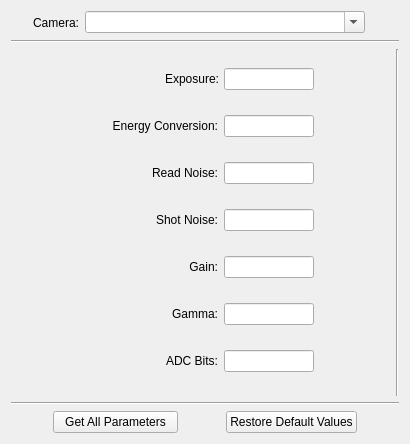
<?xml version="1.0" encoding="UTF-8"?>
<ui version="4.0">
 <author>Michael Jeronimo</author>
 <class>CameraConfigWidget</class>
 <widget class="QWidget" name="CameraConfigWidget">
  <property name="geometry">
   <rect>
    <x>0</x>
    <y>0</y>
    <width>410</width>
    <height>444</height>
   </rect>
  </property>
  <property name="windowTitle">
   <string>CameraConfig</string>
  </property>
  <layout class="QVBoxLayout" name="verticalLayout_1">
   <item>
    <layout class="QVBoxLayout" name="verticalLayout_2">
     <item>
      <layout class="QHBoxLayout" name="horizontalLayout">
       <item>
        <spacer name="horizontalSpacer">
         <property name="orientation">
          <enum>Qt::Horizontal</enum>
         </property>
         <property name="sizeHint" stdset="0">
          <size>
           <width>40</width>
           <height>20</height>
          </size>
         </property>
        </spacer>
       </item>
       <item>
        <widget class="QLabel" name="camera_label">
         <property name="enabled">
          <bool>true</bool>
         </property>
         <property name="sizePolicy">
          <sizepolicy hsizetype="Maximum" vsizetype="Preferred">
           <horstretch>0</horstretch>
           <verstretch>0</verstretch>
          </sizepolicy>
         </property>
         <property name="minimumSize">
          <size>
           <width>55</width>
           <height>0</height>
          </size>
         </property>
         <property name="maximumSize">
          <size>
           <width>40</width>
           <height>16777215</height>
          </size>
         </property>
         <property name="text">
          <string>Camera:</string>
         </property>
         <property name="alignment">
          <set>Qt::AlignRight|Qt::AlignTrailing|Qt::AlignVCenter</set>
         </property>
        </widget>
       </item>
       <item>
        <widget class="QComboBox" name="camera_combo">
         <property name="sizePolicy">
          <sizepolicy hsizetype="Maximum" vsizetype="Fixed">
           <horstretch>0</horstretch>
           <verstretch>0</verstretch>
          </sizepolicy>
         </property>
         <property name="minimumSize">
          <size>
           <width>280</width>
           <height>0</height>
          </size>
         </property>
         <property name="editable">
          <bool>true</bool>
         </property>
         <property name="sizeAdjustPolicy">
          <enum>QComboBox::AdjustToContents</enum>
         </property>
        </widget>
       </item>
       <item>
        <widget class="QToolButton" name="refresh_cameras_button">
         <property name="toolTip">
          <string>Scan for cameras</string>
         </property>
         <property name="text">
          <string/>
         </property>
         <property name="autoRaise">
          <bool>true</bool>
         </property>
        </widget>
       </item>
       <item>
        <spacer name="horizontalSpacer_2">
         <property name="orientation">
          <enum>Qt::Horizontal</enum>
         </property>
         <property name="sizeHint" stdset="0">
          <size>
           <width>30</width>
           <height>20</height>
          </size>
         </property>
        </spacer>
       </item>
      </layout>
     </item>
     <item>
      <widget class="Line" name="line">
       <property name="orientation">
        <enum>Qt::Horizontal</enum>
       </property>
      </widget>
     </item>
    </layout>
   </item>
   <item>
    <layout class="QHBoxLayout" name="horizontalLayout_7">
     <item>
      <spacer name="horizontalSpacer_5">
       <property name="orientation">
        <enum>Qt::Horizontal</enum>
       </property>
       <property name="sizeHint" stdset="0">
        <size>
         <width>40</width>
         <height>20</height>
        </size>
       </property>
      </spacer>
     </item>
     <item>
      <layout class="QVBoxLayout" name="verticalLayout">
       <item>
        <layout class="QHBoxLayout" name="horizontalLayout_5">
         <property name="spacing">
          <number>5</number>
         </property>
         <item>
          <widget class="QLabel" name="exposure_label">
           <property name="minimumSize">
            <size>
             <width>130</width>
             <height>0</height>
            </size>
           </property>
           <property name="text">
            <string>Exposure:</string>
           </property>
           <property name="alignment">
            <set>Qt::AlignRight|Qt::AlignTrailing|Qt::AlignVCenter</set>
           </property>
          </widget>
         </item>
         <item>
          <widget class="CustomLineEdit" name="exposure_edit">
           <property name="sizePolicy">
            <sizepolicy hsizetype="Fixed" vsizetype="Fixed">
             <horstretch>0</horstretch>
             <verstretch>0</verstretch>
            </sizepolicy>
           </property>
           <property name="minimumSize">
            <size>
             <width>75</width>
             <height>0</height>
            </size>
           </property>
           <property name="maximumSize">
            <size>
             <width>90</width>
             <height>16777215</height>
            </size>
           </property>
          </widget>
         </item>
        </layout>
       </item>
       <item>
        <layout class="QHBoxLayout" name="horizontalLayout_2">
         <item>
          <widget class="QLabel" name="energy_label">
           <property name="minimumSize">
            <size>
             <width>130</width>
             <height>0</height>
            </size>
           </property>
           <property name="text">
            <string>Energy Conversion:</string>
           </property>
           <property name="alignment">
            <set>Qt::AlignRight|Qt::AlignTrailing|Qt::AlignVCenter</set>
           </property>
          </widget>
         </item>
         <item>
          <widget class="CustomLineEdit" name="energy_conversion_edit">
           <property name="sizePolicy">
            <sizepolicy hsizetype="Fixed" vsizetype="Fixed">
             <horstretch>0</horstretch>
             <verstretch>0</verstretch>
            </sizepolicy>
           </property>
           <property name="minimumSize">
            <size>
             <width>75</width>
             <height>0</height>
            </size>
           </property>
           <property name="maximumSize">
            <size>
             <width>90</width>
             <height>16777215</height>
            </size>
           </property>
          </widget>
         </item>
        </layout>
       </item>
       <item>
        <layout class="QHBoxLayout" name="horizontalLayout_3">
         <item>
          <widget class="QLabel" name="read_noise_label">
           <property name="minimumSize">
            <size>
             <width>130</width>
             <height>0</height>
            </size>
           </property>
           <property name="text">
            <string>Read Noise:</string>
           </property>
           <property name="alignment">
            <set>Qt::AlignRight|Qt::AlignTrailing|Qt::AlignVCenter</set>
           </property>
          </widget>
         </item>
         <item>
          <widget class="CustomLineEdit" name="read_noise_edit">
           <property name="sizePolicy">
            <sizepolicy hsizetype="Fixed" vsizetype="Fixed">
             <horstretch>0</horstretch>
             <verstretch>0</verstretch>
            </sizepolicy>
           </property>
           <property name="minimumSize">
            <size>
             <width>75</width>
             <height>0</height>
            </size>
           </property>
           <property name="maximumSize">
            <size>
             <width>90</width>
             <height>16777215</height>
            </size>
           </property>
          </widget>
         </item>
        </layout>
       </item>
       <item>
        <layout class="QHBoxLayout" name="horizontalLayout_4">
         <item>
          <widget class="QLabel" name="shot_noise_label">
           <property name="minimumSize">
            <size>
             <width>130</width>
             <height>0</height>
            </size>
           </property>
           <property name="text">
            <string>Shot Noise:</string>
           </property>
           <property name="alignment">
            <set>Qt::AlignRight|Qt::AlignTrailing|Qt::AlignVCenter</set>
           </property>
          </widget>
         </item>
         <item>
          <widget class="CustomLineEdit" name="shot_noise_edit">
           <property name="sizePolicy">
            <sizepolicy hsizetype="Fixed" vsizetype="Fixed">
             <horstretch>0</horstretch>
             <verstretch>0</verstretch>
            </sizepolicy>
           </property>
           <property name="minimumSize">
            <size>
             <width>75</width>
             <height>0</height>
            </size>
           </property>
           <property name="maximumSize">
            <size>
             <width>90</width>
             <height>16777215</height>
            </size>
           </property>
          </widget>
         </item>
        </layout>
       </item>
       <item>
        <layout class="QHBoxLayout" name="horizontalLayout_6">
         <item>
          <widget class="QLabel" name="gain_label">
           <property name="minimumSize">
            <size>
             <width>130</width>
             <height>0</height>
            </size>
           </property>
           <property name="text">
            <string>Gain:</string>
           </property>
           <property name="alignment">
            <set>Qt::AlignRight|Qt::AlignTrailing|Qt::AlignVCenter</set>
           </property>
          </widget>
         </item>
         <item>
          <widget class="CustomLineEdit" name="gain_edit">
           <property name="sizePolicy">
            <sizepolicy hsizetype="Fixed" vsizetype="Fixed">
             <horstretch>0</horstretch>
             <verstretch>0</verstretch>
            </sizepolicy>
           </property>
           <property name="minimumSize">
            <size>
             <width>75</width>
             <height>0</height>
            </size>
           </property>
           <property name="maximumSize">
            <size>
             <width>90</width>
             <height>16777215</height>
            </size>
           </property>
          </widget>
         </item>
        </layout>
       </item>
       <item>
        <layout class="QHBoxLayout" name="horizontalLayout_10">
         <item>
          <widget class="QLabel" name="label">
           <property name="minimumSize">
            <size>
             <width>130</width>
             <height>0</height>
            </size>
           </property>
           <property name="text">
            <string>Gamma:</string>
           </property>
           <property name="alignment">
            <set>Qt::AlignRight|Qt::AlignTrailing|Qt::AlignVCenter</set>
           </property>
          </widget>
         </item>
         <item>
          <widget class="CustomLineEdit" name="gamma_edit">
           <property name="minimumSize">
            <size>
             <width>75</width>
             <height>0</height>
            </size>
           </property>
           <property name="maximumSize">
            <size>
             <width>90</width>
             <height>16777215</height>
            </size>
           </property>
          </widget>
         </item>
        </layout>
       </item>
       <item>
        <layout class="QHBoxLayout" name="horizontalLayout_8">
         <item>
          <widget class="QLabel" name="adc_label">
           <property name="minimumSize">
            <size>
             <width>130</width>
             <height>0</height>
            </size>
           </property>
           <property name="text">
            <string>ADC Bits:</string>
           </property>
           <property name="alignment">
            <set>Qt::AlignRight|Qt::AlignTrailing|Qt::AlignVCenter</set>
           </property>
          </widget>
         </item>
         <item>
          <widget class="CustomLineEdit" name="adc_bits_edit">
           <property name="sizePolicy">
            <sizepolicy hsizetype="Fixed" vsizetype="Fixed">
             <horstretch>0</horstretch>
             <verstretch>0</verstretch>
            </sizepolicy>
           </property>
           <property name="minimumSize">
            <size>
             <width>75</width>
             <height>0</height>
            </size>
           </property>
           <property name="maximumSize">
            <size>
             <width>90</width>
             <height>16777215</height>
            </size>
           </property>
          </widget>
         </item>
        </layout>
       </item>
      </layout>
     </item>
     <item>
      <spacer name="horizontalSpacer_4">
       <property name="orientation">
        <enum>Qt::Horizontal</enum>
       </property>
       <property name="sizeHint" stdset="0">
        <size>
         <width>40</width>
         <height>20</height>
        </size>
       </property>
      </spacer>
     </item>
     <item>
      <widget class="Line" name="line_2">
       <property name="orientation">
        <enum>Qt::Vertical</enum>
       </property>
      </widget>
     </item>
    </layout>
   </item>
   <item>
    <widget class="Line" name="line_3">
     <property name="orientation">
      <enum>Qt::Horizontal</enum>
     </property>
    </widget>
   </item>
   <item>
    <layout class="QHBoxLayout" name="horizontalLayout_9">
     <item>
      <widget class="QPushButton" name="get_all_parameters_button">
       <property name="sizePolicy">
        <sizepolicy hsizetype="Fixed" vsizetype="Fixed">
         <horstretch>0</horstretch>
         <verstretch>0</verstretch>
        </sizepolicy>
       </property>
       <property name="minimumSize">
        <size>
         <width>125</width>
         <height>0</height>
        </size>
       </property>
       <property name="text">
        <string>Get All Parameters</string>
       </property>
      </widget>
     </item>
     <item>
      <widget class="QPushButton" name="restore_defaults_button">
       <property name="sizePolicy">
        <sizepolicy hsizetype="Fixed" vsizetype="Fixed">
         <horstretch>0</horstretch>
         <verstretch>0</verstretch>
        </sizepolicy>
       </property>
       <property name="minimumSize">
        <size>
         <width>125</width>
         <height>0</height>
        </size>
       </property>
       <property name="toolTip">
        <string>Restore default camera parameter values</string>
       </property>
       <property name="text">
        <string>Restore Default Values</string>
       </property>
      </widget>
     </item>
    </layout>
   </item>
  </layout>
 </widget>
 <customwidgets>
  <customwidget>
   <class>CustomLineEdit</class>
   <extends>QLineEdit</extends>
   <header>CustomLineEdit.h</header>
  </customwidget>
 </customwidgets>
 <resources/>
 <connections/>
</ui>
